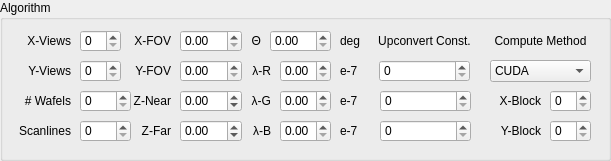
     <widget class="QGroupBox" name="algorithmSettingsGroupBox">
      <property name="geometry">
       <rect>
        <x>10</x>
        <y>370</y>
        <width>611</width>
        <height>161</height>
       </rect>
      </property>
      <property name="title">
       <string>Algorithm</string>
      </property>
      <widget class="QDoubleSpinBox" name="xFOVDoubleSpinBox">
       <property name="geometry">
        <rect>
         <x>180</x>
         <y>30</y>
         <width>62</width>
         <height>22</height>
        </rect>
       </property>
       <property name="toolTip">
        <string>&lt;html&gt;&lt;head/&gt;&lt;body&gt;&lt;p&gt;Sets the field-of-view in X dimension&lt;/p&gt;&lt;/body&gt;&lt;/html&gt;</string>
       </property>
       <property name="maximum">
        <double>180.000000000000000</double>
       </property>
      </widget>
      <widget class="QDoubleSpinBox" name="yFOVDoubleSpinBox">
       <property name="geometry">
        <rect>
         <x>180</x>
         <y>60</y>
         <width>62</width>
         <height>22</height>
        </rect>
       </property>
       <property name="toolTip">
        <string>&lt;html&gt;&lt;head/&gt;&lt;body&gt;&lt;p&gt;Sets the field of view in the Y-dimension (this only used in viewing mode)&lt;/p&gt;&lt;/body&gt;&lt;/html&gt;</string>
       </property>
       <property name="maximum">
        <double>180.000000000000000</double>
       </property>
      </widget>
      <widget class="QDoubleSpinBox" name="refBeamAngleDoubleSpinBox">
       <property name="geometry">
        <rect>
         <x>270</x>
         <y>30</y>
         <width>61</width>
         <height>22</height>
        </rect>
       </property>
       <property name="toolTip">
        <string>&lt;html&gt;&lt;head/&gt;&lt;body&gt;&lt;p&gt;Sets the reference beam angle for hologram computation&lt;/p&gt;&lt;/body&gt;&lt;/html&gt;</string>
       </property>
       <property name="maximum">
        <double>360.000000000000000</double>
       </property>
      </widget>
      <widget class="QDoubleSpinBox" name="redWavelengthDoubleSpinBox">
       <property name="geometry">
        <rect>
         <x>280</x>
         <y>60</y>
         <width>51</width>
         <height>22</height>
        </rect>
       </property>
       <property name="toolTip">
        <string>&lt;html&gt;&lt;head/&gt;&lt;body&gt;&lt;p&gt;Sets the red laser wavelength, in e-7 meters&lt;/p&gt;&lt;/body&gt;&lt;/html&gt;</string>
       </property>
       <property name="maximum">
        <double>10.000000000000000</double>
       </property>
       <property name="singleStep">
        <double>0.010000000000000</double>
       </property>
      </widget>
      <widget class="QDoubleSpinBox" name="greenWavelengthDoubleSpinBox">
       <property name="geometry">
        <rect>
         <x>280</x>
         <y>90</y>
         <width>51</width>
         <height>22</height>
        </rect>
       </property>
       <property name="toolTip">
        <string>&lt;html&gt;&lt;head/&gt;&lt;body&gt;&lt;p&gt;Sets the green laser wavelength, in e-7 meters&lt;/p&gt;&lt;/body&gt;&lt;/html&gt;</string>
       </property>
       <property name="maximum">
        <double>10.000000000000000</double>
       </property>
       <property name="singleStep">
        <double>0.010000000000000</double>
       </property>
      </widget>
      <widget class="QDoubleSpinBox" name="blueWavelengthDoubleSpinBox">
       <property name="geometry">
        <rect>
         <x>280</x>
         <y>120</y>
         <width>51</width>
         <height>22</height>
        </rect>
       </property>
       <property name="toolTip">
        <string>&lt;html&gt;&lt;head/&gt;&lt;body&gt;&lt;p&gt;Sets the blue laser wavelength, in e-7 meters&lt;/p&gt;&lt;/body&gt;&lt;/html&gt;</string>
       </property>
       <property name="maximum">
        <double>10.000000000000000</double>
       </property>
       <property name="singleStep">
        <double>0.010000000000000</double>
       </property>
      </widget>
      <widget class="QSpinBox" name="redUpconvertConstSpinbox">
       <property name="geometry">
        <rect>
         <x>379</x>
         <y>60</y>
         <width>91</width>
         <height>22</height>
        </rect>
       </property>
       <property name="toolTip">
        <string>&lt;html&gt;&lt;head/&gt;&lt;body&gt;&lt;p&gt;Sets the red temporal upconvert constant for SSB&lt;/p&gt;&lt;/body&gt;&lt;/html&gt;</string>
       </property>
       <property name="maximum">
        <number>999999999</number>
       </property>
      </widget>
      <widget class="QSpinBox" name="blueUpconvertConstSpinbox">
       <property name="geometry">
        <rect>
         <x>380</x>
         <y>120</y>
         <width>91</width>
         <height>22</height>
        </rect>
       </property>
       <property name="toolTip">
        <string>&lt;html&gt;&lt;head/&gt;&lt;body&gt;&lt;p&gt;Sets the blue temporal upconvert constant for SSB&lt;/p&gt;&lt;/body&gt;&lt;/html&gt;</string>
       </property>
       <property name="maximum">
        <number>999999999</number>
       </property>
      </widget>
      <widget class="QSpinBox" name="greenUpconvertConstSpinbox">
       <property name="geometry">
        <rect>
         <x>380</x>
         <y>90</y>
         <width>91</width>
         <height>22</height>
        </rect>
       </property>
       <property name="toolTip">
        <string>&lt;html&gt;&lt;head/&gt;&lt;body&gt;&lt;p&gt;Sets the green temporal upconvert constant for SSB&lt;/p&gt;&lt;/body&gt;&lt;/html&gt;</string>
       </property>
       <property name="maximum">
        <number>999999999</number>
       </property>
      </widget>
      <widget class="QLabel" name="xViewsLabel">
       <property name="geometry">
        <rect>
         <x>20</x>
         <y>30</y>
         <width>51</width>
         <height>21</height>
        </rect>
       </property>
       <property name="text">
        <string>X-Views</string>
       </property>
       <property name="alignment">
        <set>Qt::AlignRight|Qt::AlignTrailing|Qt::AlignVCenter</set>
       </property>
      </widget>
      <widget class="QLabel" name="yViewsLabel">
       <property name="geometry">
        <rect>
         <x>20</x>
         <y>60</y>
         <width>51</width>
         <height>21</height>
        </rect>
       </property>
       <property name="text">
        <string>Y-Views</string>
       </property>
       <property name="alignment">
        <set>Qt::AlignRight|Qt::AlignTrailing|Qt::AlignVCenter</set>
       </property>
      </widget>
      <widget class="QLabel" name="numWafelsLabel">
       <property name="geometry">
        <rect>
         <x>10</x>
         <y>90</y>
         <width>61</width>
         <height>21</height>
        </rect>
       </property>
       <property name="text">
        <string># Wafels</string>
       </property>
       <property name="alignment">
        <set>Qt::AlignRight|Qt::AlignTrailing|Qt::AlignVCenter</set>
       </property>
      </widget>
      <widget class="QLabel" name="numScanlinesLabel">
       <property name="geometry">
        <rect>
         <x>10</x>
         <y>120</y>
         <width>61</width>
         <height>21</height>
        </rect>
       </property>
       <property name="text">
        <string>Scanlines</string>
       </property>
       <property name="alignment">
        <set>Qt::AlignRight|Qt::AlignTrailing|Qt::AlignVCenter</set>
       </property>
      </widget>
      <widget class="QLabel" name="xFOVLabel">
       <property name="geometry">
        <rect>
         <x>130</x>
         <y>30</y>
         <width>41</width>
         <height>21</height>
        </rect>
       </property>
       <property name="text">
        <string>X-FOV</string>
       </property>
       <property name="alignment">
        <set>Qt::AlignRight|Qt::AlignTrailing|Qt::AlignVCenter</set>
       </property>
      </widget>
      <widget class="QLabel" name="yFOVLabel">
       <property name="geometry">
        <rect>
         <x>130</x>
         <y>60</y>
         <width>41</width>
         <height>21</height>
        </rect>
       </property>
       <property name="text">
        <string>Y-FOV</string>
       </property>
       <property name="alignment">
        <set>Qt::AlignRight|Qt::AlignTrailing|Qt::AlignVCenter</set>
       </property>
      </widget>
      <widget class="QLabel" name="refBeamAngleLabel">
       <property name="geometry">
        <rect>
         <x>241</x>
         <y>30</y>
         <width>20</width>
         <height>21</height>
        </rect>
       </property>
       <property name="text">
        <string>Θ</string>
       </property>
       <property name="alignment">
        <set>Qt::AlignRight|Qt::AlignTrailing|Qt::AlignVCenter</set>
       </property>
      </widget>
      <widget class="QLabel" name="zFarLabel">
       <property name="geometry">
        <rect>
         <x>130</x>
         <y>120</y>
         <width>41</width>
         <height>21</height>
        </rect>
       </property>
       <property name="text">
        <string>Z-Far</string>
       </property>
       <property name="alignment">
        <set>Qt::AlignRight|Qt::AlignTrailing|Qt::AlignVCenter</set>
       </property>
      </widget>
      <widget class="QDoubleSpinBox" name="zNearAlgorithmDoubleSpinBox">
       <property name="geometry">
        <rect>
         <x>180</x>
         <y>90</y>
         <width>62</width>
         <height>22</height>
        </rect>
       </property>
       <property name="toolTip">
        <string>&lt;html&gt;&lt;head/&gt;&lt;body&gt;&lt;p&gt;Sets the near clipping plane&lt;/p&gt;&lt;/body&gt;&lt;/html&gt;</string>
       </property>
       <property name="minimum">
        <double>-999999999999.000000000000000</double>
       </property>
       <property name="maximum">
        <double>999999999999.000000000000000</double>
       </property>
       <property name="singleStep">
        <double>0.010000000000000</double>
       </property>
      </widget>
      <widget class="QLabel" name="zNearLabel">
       <property name="geometry">
        <rect>
         <x>130</x>
         <y>90</y>
         <width>41</width>
         <height>21</height>
        </rect>
       </property>
       <property name="text">
        <string>Z-Near</string>
       </property>
       <property name="alignment">
        <set>Qt::AlignRight|Qt::AlignTrailing|Qt::AlignVCenter</set>
       </property>
      </widget>
      <widget class="QDoubleSpinBox" name="zFarAlgorithmDoubleSpinBox">
       <property name="geometry">
        <rect>
         <x>180</x>
         <y>120</y>
         <width>62</width>
         <height>22</height>
        </rect>
       </property>
       <property name="toolTip">
        <string>&lt;html&gt;&lt;head/&gt;&lt;body&gt;&lt;p&gt;Sets the far clipping plane&lt;/p&gt;&lt;/body&gt;&lt;/html&gt;</string>
       </property>
       <property name="minimum">
        <double>-999999999999.000000000000000</double>
       </property>
       <property name="maximum">
        <double>999999999999.000000000000000</double>
       </property>
       <property name="singleStep">
        <double>0.010000000000000</double>
       </property>
      </widget>
      <widget class="QLabel" name="redWavelengthLabel">
       <property name="geometry">
        <rect>
         <x>230</x>
         <y>60</y>
         <width>41</width>
         <height>21</height>
        </rect>
       </property>
       <property name="text">
        <string>λ-R</string>
       </property>
       <property name="alignment">
        <set>Qt::AlignRight|Qt::AlignTrailing|Qt::AlignVCenter</set>
       </property>
      </widget>
      <widget class="QLabel" name="greenWavelengthLabel">
       <property name="geometry">
        <rect>
         <x>220</x>
         <y>90</y>
         <width>51</width>
         <height>21</height>
        </rect>
       </property>
       <property name="text">
        <string>λ-G</string>
       </property>
       <property name="alignment">
        <set>Qt::AlignRight|Qt::AlignTrailing|Qt::AlignVCenter</set>
       </property>
      </widget>
      <widget class="QLabel" name="blueWavelengthLabel">
       <property name="geometry">
        <rect>
         <x>230</x>
         <y>120</y>
         <width>41</width>
         <height>21</height>
        </rect>
       </property>
       <property name="text">
        <string>λ-B</string>
       </property>
       <property name="alignment">
        <set>Qt::AlignRight|Qt::AlignTrailing|Qt::AlignVCenter</set>
       </property>
      </widget>
      <widget class="QLabel" name="redWavelengthUnitsLabel">
       <property name="geometry">
        <rect>
         <x>340</x>
         <y>60</y>
         <width>21</width>
         <height>21</height>
        </rect>
       </property>
       <property name="text">
        <string>e-7</string>
       </property>
       <property name="alignment">
        <set>Qt::AlignLeading|Qt::AlignLeft|Qt::AlignVCenter</set>
       </property>
      </widget>
      <widget class="QLabel" name="greenWavelengthUnitsLabel">
       <property name="geometry">
        <rect>
         <x>340</x>
         <y>90</y>
         <width>21</width>
         <height>21</height>
        </rect>
       </property>
       <property name="text">
        <string>e-7</string>
       </property>
       <property name="alignment">
        <set>Qt::AlignLeading|Qt::AlignLeft|Qt::AlignVCenter</set>
       </property>
      </widget>
      <widget class="QLabel" name="blueWavelengthUnitsLabel">
       <property name="geometry">
        <rect>
         <x>340</x>
         <y>120</y>
         <width>21</width>
         <height>21</height>
        </rect>
       </property>
       <property name="text">
        <string>e-7</string>
       </property>
       <property name="alignment">
        <set>Qt::AlignLeading|Qt::AlignLeft|Qt::AlignVCenter</set>
       </property>
      </widget>
      <widget class="QLabel" name="refBeamAngleUnitsLabel">
       <property name="geometry">
        <rect>
         <x>340</x>
         <y>30</y>
         <width>21</width>
         <height>21</height>
        </rect>
       </property>
       <property name="text">
        <string>deg</string>
       </property>
       <property name="alignment">
        <set>Qt::AlignLeading|Qt::AlignLeft|Qt::AlignVCenter</set>
       </property>
      </widget>
      <widget class="QLabel" name="temporalUpconvertConstLabel">
       <property name="geometry">
        <rect>
         <x>369</x>
         <y>30</y>
         <width>111</width>
         <height>21</height>
        </rect>
       </property>
       <property name="text">
        <string>Upconvert Const.</string>
       </property>
       <property name="alignment">
        <set>Qt::AlignCenter</set>
       </property>
      </widget>
      <widget class="QLabel" name="computeMethodLabel">
       <property name="geometry">
        <rect>
         <x>480</x>
         <y>30</y>
         <width>121</width>
         <height>21</height>
        </rect>
       </property>
       <property name="text">
        <string>Compute Method</string>
       </property>
       <property name="alignment">
        <set>Qt::AlignCenter</set>
       </property>
      </widget>
      <widget class="QComboBox" name="computeMethodComboBox">
       <property name="geometry">
        <rect>
         <x>490</x>
         <y>60</y>
         <width>101</width>
         <height>22</height>
        </rect>
       </property>
       <property name="toolTip">
        <string>&lt;html&gt;&lt;head/&gt;&lt;body&gt;&lt;p&gt;Selects the holographic compute method&lt;/p&gt;&lt;/body&gt;&lt;/html&gt;</string>
       </property>
       <item>
        <property name="text">
         <string>CUDA</string>
        </property>
       </item>
       <item>
        <property name="text">
         <string>OpenCL</string>
        </property>
       </item>
      </widget>
      <widget class="QLabel" name="computeXBlockSizeLabel">
       <property name="geometry">
        <rect>
         <x>470</x>
         <y>90</y>
         <width>71</width>
         <height>21</height>
        </rect>
       </property>
       <property name="text">
        <string>X-Block</string>
       </property>
       <property name="alignment">
        <set>Qt::AlignRight|Qt::AlignTrailing|Qt::AlignVCenter</set>
       </property>
      </widget>
      <widget class="QLabel" name="computeYBlockSizeLabel">
       <property name="geometry">
        <rect>
         <x>470</x>
         <y>120</y>
         <width>71</width>
         <height>21</height>
        </rect>
       </property>
       <property name="text">
        <string>Y-Block</string>
       </property>
       <property name="alignment">
        <set>Qt::AlignRight|Qt::AlignTrailing|Qt::AlignVCenter</set>
       </property>
      </widget>
      <widget class="QSpinBox" name="computeXBlockSizeSpinBox">
       <property name="geometry">
        <rect>
         <x>550</x>
         <y>90</y>
         <width>41</width>
         <height>22</height>
        </rect>
       </property>
       <property name="toolTip">
        <string>&lt;html&gt;&lt;head/&gt;&lt;body&gt;&lt;p&gt;Sets the block size in the X-dimension for CUDA or OpenCL&lt;/p&gt;&lt;/body&gt;&lt;/html&gt;</string>
       </property>
       <property name="maximum">
        <number>2048</number>
       </property>
       <property name="value">
        <number>0</number>
       </property>
      </widget>
      <widget class="QSpinBox" name="computeYBlockSizeSpinBox">
       <property name="geometry">
        <rect>
         <x>550</x>
         <y>120</y>
         <width>41</width>
         <height>22</height>
        </rect>
       </property>
       <property name="toolTip">
        <string>&lt;html&gt;&lt;head/&gt;&lt;body&gt;&lt;p&gt;Sets the block size in the Y-dimension for CUDA or OpenCL&lt;/p&gt;&lt;/body&gt;&lt;/html&gt;</string>
       </property>
       <property name="maximum">
        <number>2048</number>
       </property>
      </widget>
      <widget class="QSpinBox" name="numWafelsSpinBox">
       <property name="geometry">
        <rect>
         <x>80</x>
         <y>90</y>
         <width>51</width>
         <height>22</height>
        </rect>
       </property>
       <property name="toolTip">
        <string>&lt;html&gt;&lt;head/&gt;&lt;body&gt;&lt;p&gt;Sets the number of wafels per scanline&lt;/p&gt;&lt;/body&gt;&lt;/html&gt;</string>
       </property>
       <property name="maximum">
        <number>999999999</number>
       </property>
       <property name="value">
        <number>0</number>
       </property>
      </widget>
      <widget class="QSpinBox" name="xViewsSpinBox">
       <property name="geometry">
        <rect>
         <x>80</x>
         <y>30</y>
         <width>41</width>
         <height>22</height>
        </rect>
       </property>
       <property name="toolTip">
        <string>&lt;html&gt;&lt;head/&gt;&lt;body&gt;&lt;p&gt;Sets the number of views in the X dimension to generate for the panoramagram&lt;/p&gt;&lt;/body&gt;&lt;/html&gt;</string>
       </property>
       <property name="maximum">
        <number>1024</number>
       </property>
       <property name="value">
        <number>0</number>
       </property>
      </widget>
      <widget class="QSpinBox" name="yViewsSpinBox">
       <property name="geometry">
        <rect>
         <x>80</x>
         <y>60</y>
         <width>41</width>
         <height>22</height>
        </rect>
       </property>
       <property name="toolTip">
        <string>&lt;html&gt;&lt;head/&gt;&lt;body&gt;&lt;p&gt;Sets the number of views in the Y dimension to generate for the panoramagram (this should always be 1 since our display is HPO)&lt;/p&gt;&lt;/body&gt;&lt;/html&gt;</string>
       </property>
       <property name="maximum">
        <number>1024</number>
       </property>
       <property name="value">
        <number>0</number>
       </property>
      </widget>
      <widget class="QSpinBox" name="numScanlinesSpinBox">
       <property name="geometry">
        <rect>
         <x>80</x>
         <y>120</y>
         <width>51</width>
         <height>22</height>
        </rect>
       </property>
       <property name="toolTip">
        <string>&lt;html&gt;&lt;head/&gt;&lt;body&gt;&lt;p&gt;Sets the number of scanlines in the hologram plane&lt;/p&gt;&lt;/body&gt;&lt;/html&gt;</string>
       </property>
       <property name="maximum">
        <number>999999</number>
       </property>
      </widget>
     </widget>
